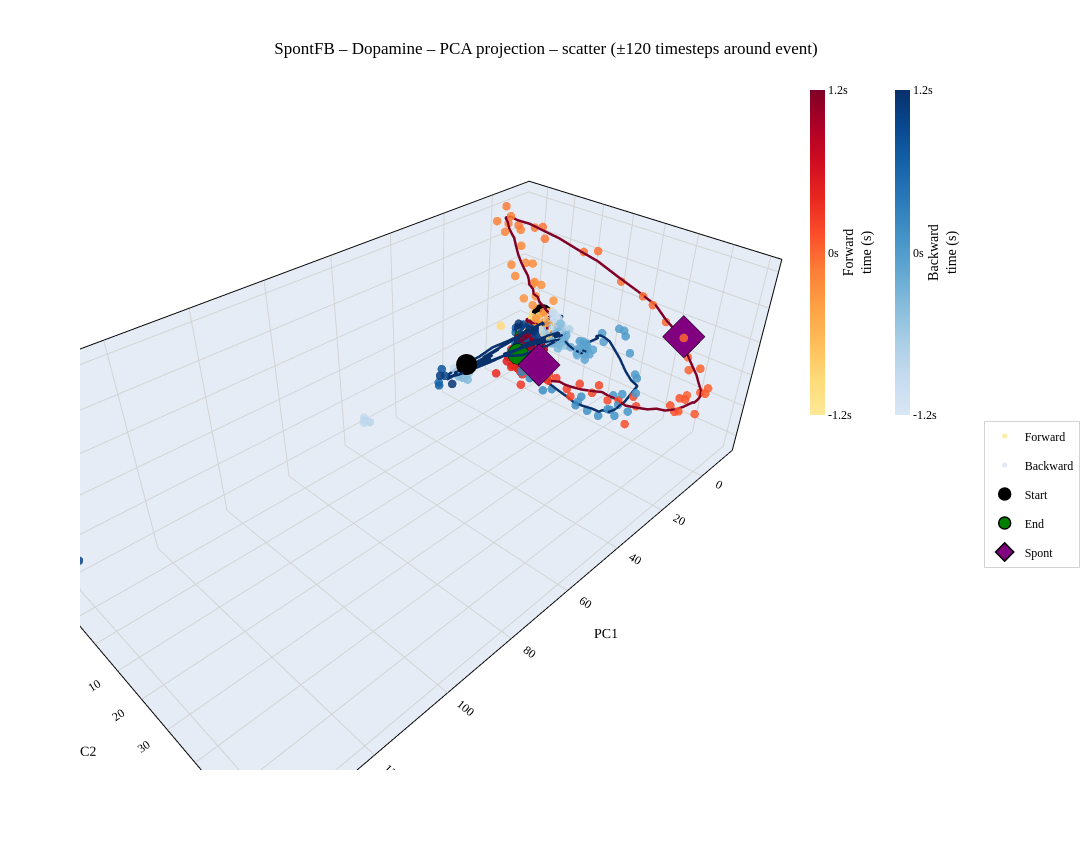
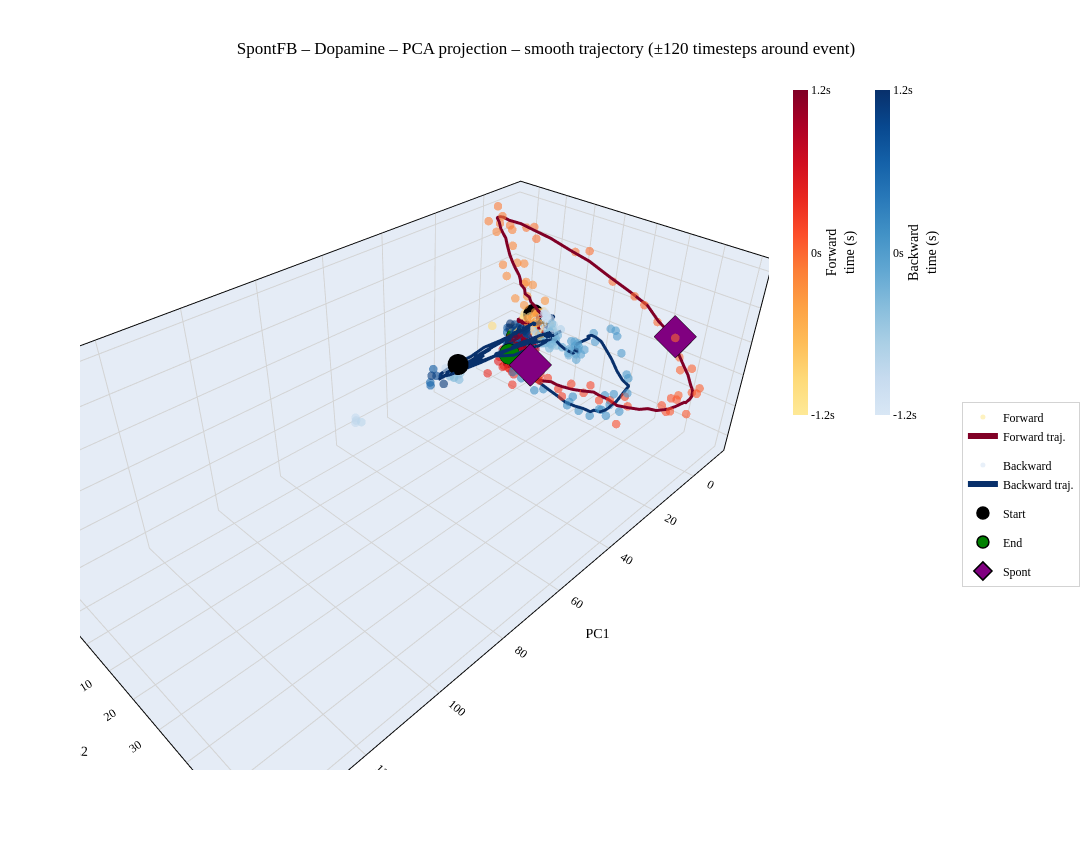

The cell these charts' notebook holds for them, in order:
### Markdown cell above
## Inspect Individual Results

Display a specific figure interactively by selecting dataset and neuron combo.

### Code cell
# Choose which result to inspect
dataset_key = "SpontFB"
combo_key = "Dopamine"

key = f"{dataset_key}_{combo_key}"
if key in summary['figures']:
    print(f"Showing: {key} - scatter")
    summary['figures'][key]['scatter'].show()
    print(f"Showing: {key} - trajectory")
    summary['figures'][key]['trajectory'].show()
else:
    print(f"Key '{key}' not found. Available: {list(summary['figures'].keys())}")

### Figure 1 — Plotly figure (JSON) as saved in the notebook; plotly's stock layout.template omitted (floating-point values rounded to 4 significant figures; data arrays with more than 128 entries replaced by an {"elided": "..."} marker saying what was removed)
{"data": [{"marker": {"color": [0, 1], "colorbar": {"len": 0.5, "thickness": 15, "ticktext": ["-1.2s", "0s", "1.2s"], "tickvals": [0, 0.5, 1], "title": {"side": "right", "text": "Forward<br>time (s)"}, "x": 1.02, "y": 0.75}, "colorscale": [[0, "rgb(254,233,151)"], [0.1111, "rgb(254,218,120)"], [0.2222, "rgb(254,189,88)"], [0.3333, "rgb(253,161,68)"], [0.4444, "rgb(252,126,55)"], [0.5556, "rgb(252,78,42)"], [0.6667, "rgb(233,39,31)"], [0.7778, "rgb(208,13,32)"], [0.8889, "rgb(173,0,38)"], [1, "rgb(128,0,38)"]], "showscale": true, "size": 0}, "mode": "markers", "showlegend": false, "type": "scatter3d", "x": [null], "y": [null], "z": [null]}, {"marker": {"color": [0, 1], "colorbar": {"len": 0.5, "thickness": 15, "ticktext": ["-1.2s", "0s", "1.2s"], "tickvals": [0, 0.5, 1], "title": {"side": "right", "text": "Backward<br>time (s)"}, "x": 1.14, "y": 0.75}, "colorscale": [[0, "rgb(217,231,245)"], [0.1111, "rgb(199,219,239)"], [0.2222, "rgb(170,207,229)"], [0.3333, "rgb(135,189,220)"], [0.4444, "rgb(97,167,210)"], [0.5556, "rgb(66,146,198)"], [0.6667, "rgb(41,121,185)"], [0.7778, "rgb(20,97,168)"], [0.8889, "rgb(8,72,143)"], [1, "rgb(8,48,107)"]], "showscale": true, "size": 0}, "mode": "markers", "showlegend": false, "type": "scatter3d", "x": [null], "y": [null], "z": [null]}, {"hovertemplate": "Forward<br>PC1: %{x:.2f}<br>PC2: %{y:.2f}<br>PC3: %{z:.2f}", "legendgroup": "Forward", "marker": {"color": {"elided": "241 str values"}, "opacity": 0.85, "size": 5}, "mode": "markers", "name": "Forward", "type": "scatter3d", "x": {"elided": "241 float values"}, "y": {"elided": "241 float values"}, "z": {"elided": "241 float values"}}, {"hovertemplate": "Backward<br>PC1: %{x:.2f}<br>PC2: %{y:.2f}<br>PC3: %{z:.2f}", "legendgroup": "Backward", "marker": {"color": {"elided": "241 str values"}, "opacity": 0.85, "size": 5}, "mode": "markers", "name": "Backward", "type": "scatter3d", "x": {"elided": "241 float values"}, "y": {"elided": "241 float values"}, "z": {"elided": "241 float values"}}, {"legendgroup": "Forward", "line": {"color": "rgb(128,0,38)", "width": 5}, "mode": "lines", "name": "Forward traj.", "showlegend": false, "type": "scatter3d", "x": {"elided": "241 float values"}, "y": {"elided": "241 float values"}, "z": {"elided": "241 float values"}}, {"legendgroup": "Backward", "line": {"color": "rgb(8,48,107)", "width": 5}, "mode": "lines", "name": "Backward traj.", "showlegend": false, "type": "scatter3d", "x": {"elided": "241 float values"}, "y": {"elided": "241 float values"}, "z": {"elided": "241 float values"}}, {"legendgroup": "Start", "marker": {"color": "black", "line": {"color": "black", "width": 1.5}, "size": 12, "symbol": "circle"}, "mode": "markers", "name": "Start", "showlegend": true, "type": "scatter3d", "x": [-0.8196], "y": [3.448], "z": [2.063]}, {"legendgroup": "Start", "marker": {"color": "black", "line": {"color": "black", "width": 1.5}, "size": 12, "symbol": "circle"}, "mode": "markers", "name": "Start", "showlegend": false, "type": "scatter3d", "x": [35.64], "y": [6.938], "z": [1.822]}, {"legendgroup": "End", "marker": {"color": "green", "line": {"color": "black", "width": 1.5}, "size": 12, "symbol": "circle"}, "mode": "markers", "name": "End", "showlegend": true, "type": "scatter3d", "x": [8.199], "y": [2.514], "z": [-8.136]}, {"legendgroup": "End", "marker": {"color": "green", "line": {"color": "black", "width": 1.5}, "size": 12, "symbol": "circle"}, "mode": "markers", "name": "End", "showlegend": false, "type": "scatter3d", "x": [-0.8096], "y": [-2.417], "z": [-8.047]}, {"legendgroup": "Spont", "marker": {"color": "purple", "line": {"color": "black", "width": 1.5}, "size": 14, "symbol": "diamond"}, "mode": "markers", "name": "Spont", "showlegend": true, "type": "scatter3d", "x": [3.796], "y": [51.31], "z": [15.32]}, {"legendgroup": "Spont", "marker": {"color": "purple", "line": {"color": "black", "width": 1.5}, "size": 14, "symbol": "diamond"}, "mode": "markers", "name": "Spont", "showlegend": false, "type": "scatter3d", "x": [35.32], "y": [30.62], "z": [11.67]}], "layout": {"font": {"color": "black", "family": "Times New Roman, serif", "size": 12}, "height": 850, "legend": {"bgcolor": "rgba(255,255,255,0.8)", "bordercolor": "lightgrey", "borderwidth": 1, "orientation": "v", "title": {"text": ""}, "x": 1.28, "y": 0.4}, "margin": {"b": 80, "l": 80, "r": 220, "t": 80}, "paper_bgcolor": "white", "plot_bgcolor": "white", "scene": {"xaxis": {"gridcolor": "lightgrey", "linecolor": "black", "linewidth": 2, "mirror": true, "showgrid": true, "showline": true, "title": {"text": "PC1"}, "zeroline": true, "zerolinecolor": "lightgrey", "zerolinewidth": 2}, "yaxis": {"gridcolor": "lightgrey", "linecolor": "black", "linewidth": 2, "mirror": true, "showgrid": true, "showline": true, "title": {"text": "PC2"}, "zeroline": true, "zerolinecolor": "lightgrey", "zerolinewidth": 2}, "zaxis": {"gridcolor": "lightgrey", "linecolor": "black", "linewidth": 2, "mirror": true, "showgrid": true, "showline": true, "title": {"text": "PC3"}, "zeroline": true, "zerolinecolor": "lightgrey", "zerolinewidth": 2}}, "title": {"text": "SpontFB – Dopamine – PCA projection – scatter (±120 timesteps around event)", "x": 0.5, "xanchor": "center", "y": 0.95, "yanchor": "top"}, "width": 1100}}

### Figure 2 — Plotly figure (JSON) as saved in the notebook; plotly's stock layout.template omitted (floating-point values rounded to 4 significant figures; data arrays with more than 128 entries replaced by an {"elided": "..."} marker saying what was removed)
{"data": [{"marker": {"color": [0, 1], "colorbar": {"len": 0.5, "thickness": 15, "ticktext": ["-1.2s", "0s", "1.2s"], "tickvals": [0, 0.5, 1], "title": {"side": "right", "text": "Forward<br>time (s)"}, "x": 1.02, "y": 0.75}, "colorscale": [[0, "rgb(254,233,151)"], [0.1111, "rgb(254,218,120)"], [0.2222, "rgb(254,189,88)"], [0.3333, "rgb(253,161,68)"], [0.4444, "rgb(252,126,55)"], [0.5556, "rgb(252,78,42)"], [0.6667, "rgb(233,39,31)"], [0.7778, "rgb(208,13,32)"], [0.8889, "rgb(173,0,38)"], [1, "rgb(128,0,38)"]], "showscale": true, "size": 0}, "mode": "markers", "showlegend": false, "type": "scatter3d", "x": [null], "y": [null], "z": [null]}, {"marker": {"color": [0, 1], "colorbar": {"len": 0.5, "thickness": 15, "ticktext": ["-1.2s", "0s", "1.2s"], "tickvals": [0, 0.5, 1], "title": {"side": "right", "text": "Backward<br>time (s)"}, "x": 1.14, "y": 0.75}, "colorscale": [[0, "rgb(217,231,245)"], [0.1111, "rgb(199,219,239)"], [0.2222, "rgb(170,207,229)"], [0.3333, "rgb(135,189,220)"], [0.4444, "rgb(97,167,210)"], [0.5556, "rgb(66,146,198)"], [0.6667, "rgb(41,121,185)"], [0.7778, "rgb(20,97,168)"], [0.8889, "rgb(8,72,143)"], [1, "rgb(8,48,107)"]], "showscale": true, "size": 0}, "mode": "markers", "showlegend": false, "type": "scatter3d", "x": [null], "y": [null], "z": [null]}, {"hovertemplate": "Forward<br>PC1: %{x:.2f}<br>PC2: %{y:.2f}<br>PC3: %{z:.2f}", "legendgroup": "Forward", "marker": {"color": {"elided": "241 str values"}, "opacity": 0.6, "size": 5}, "mode": "markers", "name": "Forward", "type": "scatter3d", "x": {"elided": "241 float values"}, "y": {"elided": "241 float values"}, "z": {"elided": "241 float values"}}, {"hovertemplate": "Backward<br>PC1: %{x:.2f}<br>PC2: %{y:.2f}<br>PC3: %{z:.2f}", "legendgroup": "Backward", "marker": {"color": {"elided": "241 str values"}, "opacity": 0.6, "size": 5}, "mode": "markers", "name": "Backward", "type": "scatter3d", "x": {"elided": "241 float values"}, "y": {"elided": "241 float values"}, "z": {"elided": "241 float values"}}, {"legendgroup": "Forward", "line": {"color": "rgb(128,0,38)", "width": 6}, "mode": "lines", "name": "Forward traj.", "showlegend": true, "type": "scatter3d", "x": {"elided": "241 float values"}, "y": {"elided": "241 float values"}, "z": {"elided": "241 float values"}}, {"legendgroup": "Backward", "line": {"color": "rgb(8,48,107)", "width": 6}, "mode": "lines", "name": "Backward traj.", "showlegend": true, "type": "scatter3d", "x": {"elided": "241 float values"}, "y": {"elided": "241 float values"}, "z": {"elided": "241 float values"}}, {"legendgroup": "Start", "marker": {"color": "black", "line": {"color": "black", "width": 1.5}, "size": 12, "symbol": "circle"}, "mode": "markers", "name": "Start", "showlegend": true, "type": "scatter3d", "x": [-0.8196], "y": [3.448], "z": [2.063]}, {"legendgroup": "Start", "marker": {"color": "black", "line": {"color": "black", "width": 1.5}, "size": 12, "symbol": "circle"}, "mode": "markers", "name": "Start", "showlegend": false, "type": "scatter3d", "x": [35.64], "y": [6.938], "z": [1.822]}, {"legendgroup": "End", "marker": {"color": "green", "line": {"color": "black", "width": 1.5}, "size": 12, "symbol": "circle"}, "mode": "markers", "name": "End", "showlegend": true, "type": "scatter3d", "x": [8.199], "y": [2.514], "z": [-8.136]}, {"legendgroup": "End", "marker": {"color": "green", "line": {"color": "black", "width": 1.5}, "size": 12, "symbol": "circle"}, "mode": "markers", "name": "End", "showlegend": false, "type": "scatter3d", "x": [-0.8096], "y": [-2.417], "z": [-8.047]}, {"legendgroup": "Spont", "marker": {"color": "purple", "line": {"color": "black", "width": 1.5}, "size": 14, "symbol": "diamond"}, "mode": "markers", "name": "Spont", "showlegend": true, "type": "scatter3d", "x": [3.796], "y": [51.31], "z": [15.32]}, {"legendgroup": "Spont", "marker": {"color": "purple", "line": {"color": "black", "width": 1.5}, "size": 14, "symbol": "diamond"}, "mode": "markers", "name": "Spont", "showlegend": false, "type": "scatter3d", "x": [35.32], "y": [30.62], "z": [11.67]}], "layout": {"font": {"color": "black", "family": "Times New Roman, serif", "size": 12}, "height": 850, "legend": {"bgcolor": "rgba(255,255,255,0.8)", "bordercolor": "lightgrey", "borderwidth": 1, "orientation": "v", "title": {"text": ""}, "x": 1.28, "y": 0.4}, "margin": {"b": 80, "l": 80, "r": 220, "t": 80}, "paper_bgcolor": "white", "plot_bgcolor": "white", "scene": {"xaxis": {"gridcolor": "lightgrey", "linecolor": "black", "linewidth": 2, "mirror": true, "showgrid": true, "showline": true, "title": {"text": "PC1"}, "zeroline": true, "zerolinecolor": "lightgrey", "zerolinewidth": 2}, "yaxis": {"gridcolor": "lightgrey", "linecolor": "black", "linewidth": 2, "mirror": true, "showgrid": true, "showline": true, "title": {"text": "PC2"}, "zeroline": true, "zerolinecolor": "lightgrey", "zerolinewidth": 2}, "zaxis": {"gridcolor": "lightgrey", "linecolor": "black", "linewidth": 2, "mirror": true, "showgrid": true, "showline": true, "title": {"text": "PC3"}, "zeroline": true, "zerolinecolor": "lightgrey", "zerolinewidth": 2}}, "title": {"text": "SpontFB – Dopamine – PCA projection – smooth trajectory (±120 timesteps around event)", "x": 0.5, "xanchor": "center", "y": 0.95, "yanchor": "top"}, "width": 1100}}
